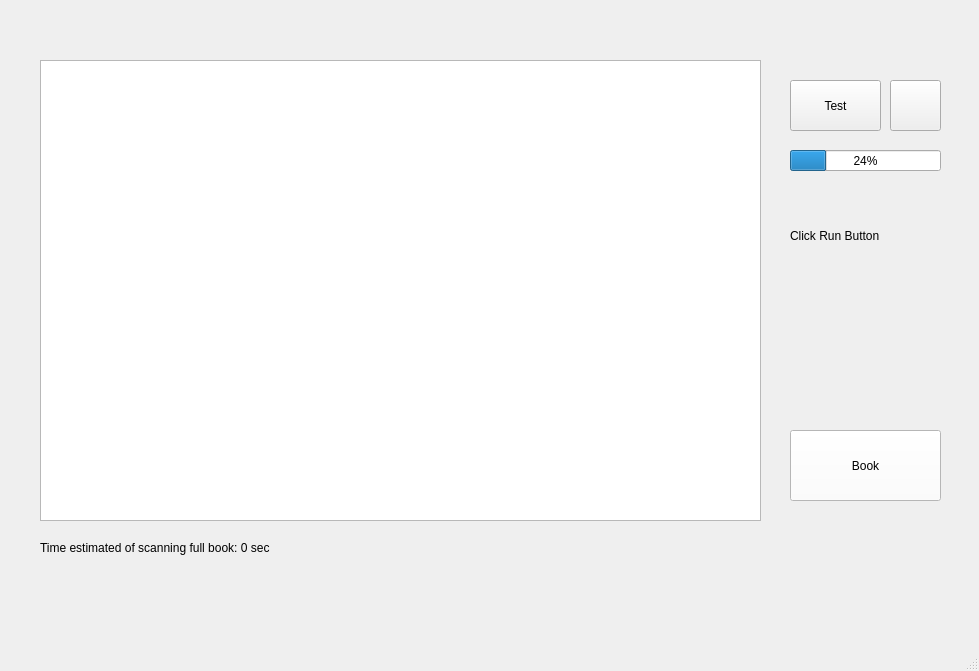
<?xml version="1.0" encoding="UTF-8"?>
<ui version="4.0">
 <class>MainWindow</class>
 <widget class="QMainWindow" name="MainWindow">
  <property name="geometry">
   <rect>
    <x>0</x>
    <y>0</y>
    <width>979</width>
    <height>671</height>
   </rect>
  </property>
  <property name="windowTitle">
   <string>MainWindow</string>
  </property>
  <widget class="QWidget" name="centralwidget">
   <widget class="QPushButton" name="RunSamplePushButton">
    <property name="geometry">
     <rect>
      <x>790</x>
      <y>80</y>
      <width>91</width>
      <height>51</height>
     </rect>
    </property>
    <property name="text">
     <string>Test</string>
    </property>
    <property name="icon">
     <iconset>
      <normaloff>images/icons/icons/118620_play_icon.png</normaloff>images/icons/icons/118620_play_icon.png</iconset>
    </property>
   </widget>
   <widget class="QPushButton" name="RefreshPushButton">
    <property name="geometry">
     <rect>
      <x>890</x>
      <y>80</y>
      <width>51</width>
      <height>51</height>
     </rect>
    </property>
    <property name="text">
     <string/>
    </property>
    <property name="icon">
     <iconset>
      <normaloff>images/icons/icons/icons8-refresh-50.png</normaloff>images/icons/icons/icons8-refresh-50.png</iconset>
    </property>
   </widget>
   <widget class="QTableView" name="OutputTableView">
    <property name="geometry">
     <rect>
      <x>40</x>
      <y>60</y>
      <width>721</width>
      <height>461</height>
     </rect>
    </property>
   </widget>
   <widget class="QLabel" name="RunSampleProgressLabel">
    <property name="geometry">
     <rect>
      <x>790</x>
      <y>190</y>
      <width>151</width>
      <height>91</height>
     </rect>
    </property>
    <property name="text">
     <string>Click Run Button</string>
    </property>
   </widget>
   <widget class="QProgressBar" name="ProgressBar">
    <property name="geometry">
     <rect>
      <x>790</x>
      <y>150</y>
      <width>151</width>
      <height>21</height>
     </rect>
    </property>
    <property name="value">
     <number>24</number>
    </property>
   </widget>
   <widget class="QPushButton" name="RunBookPushButton">
    <property name="geometry">
     <rect>
      <x>790</x>
      <y>430</y>
      <width>151</width>
      <height>71</height>
     </rect>
    </property>
    <property name="styleSheet">
     <string notr="true">background: rgb(255, 255, 255)</string>
    </property>
    <property name="text">
     <string>Book</string>
    </property>
    <property name="icon">
     <iconset>
      <normaloff>images/icons/icons/118620_play_icon.png</normaloff>images/icons/icons/118620_play_icon.png</iconset>
    </property>
   </widget>
   <widget class="QLabel" name="TimeScanLabel">
    <property name="geometry">
     <rect>
      <x>40</x>
      <y>540</y>
      <width>721</width>
      <height>16</height>
     </rect>
    </property>
    <property name="text">
     <string>Time estimated of scanning full book: 0 sec</string>
    </property>
   </widget>
  </widget>
  <widget class="QMenuBar" name="menubar">
   <property name="geometry">
    <rect>
     <x>0</x>
     <y>0</y>
     <width>979</width>
     <height>22</height>
    </rect>
   </property>
  </widget>
  <widget class="QStatusBar" name="statusbar"/>
 </widget>
 <resources/>
 <connections/>
</ui>
